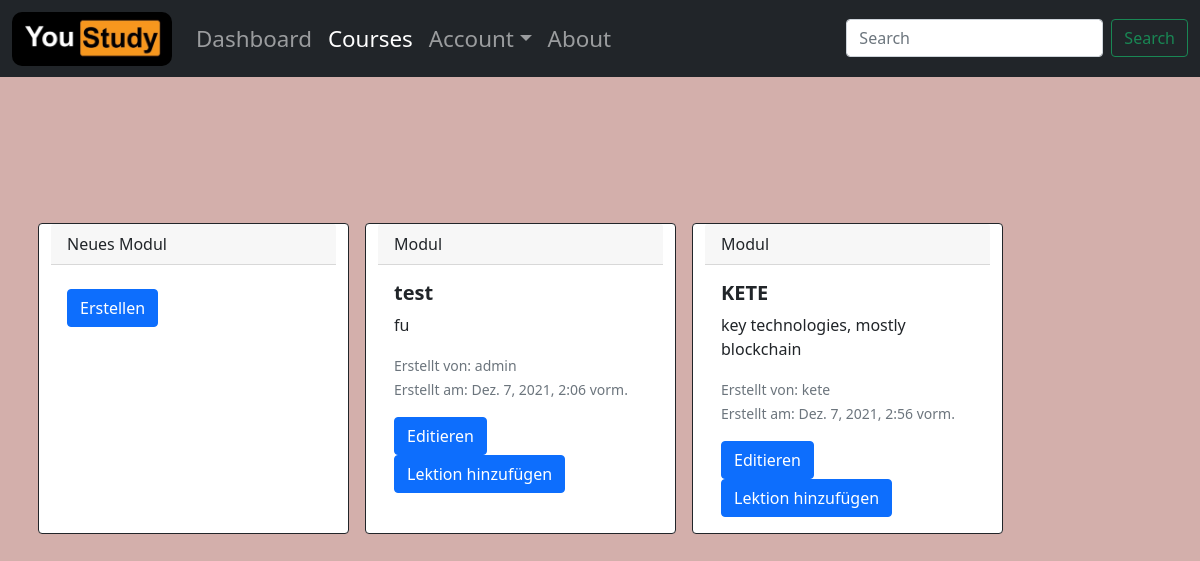
The page /courses/ (signed in) on the database as committed earlier.
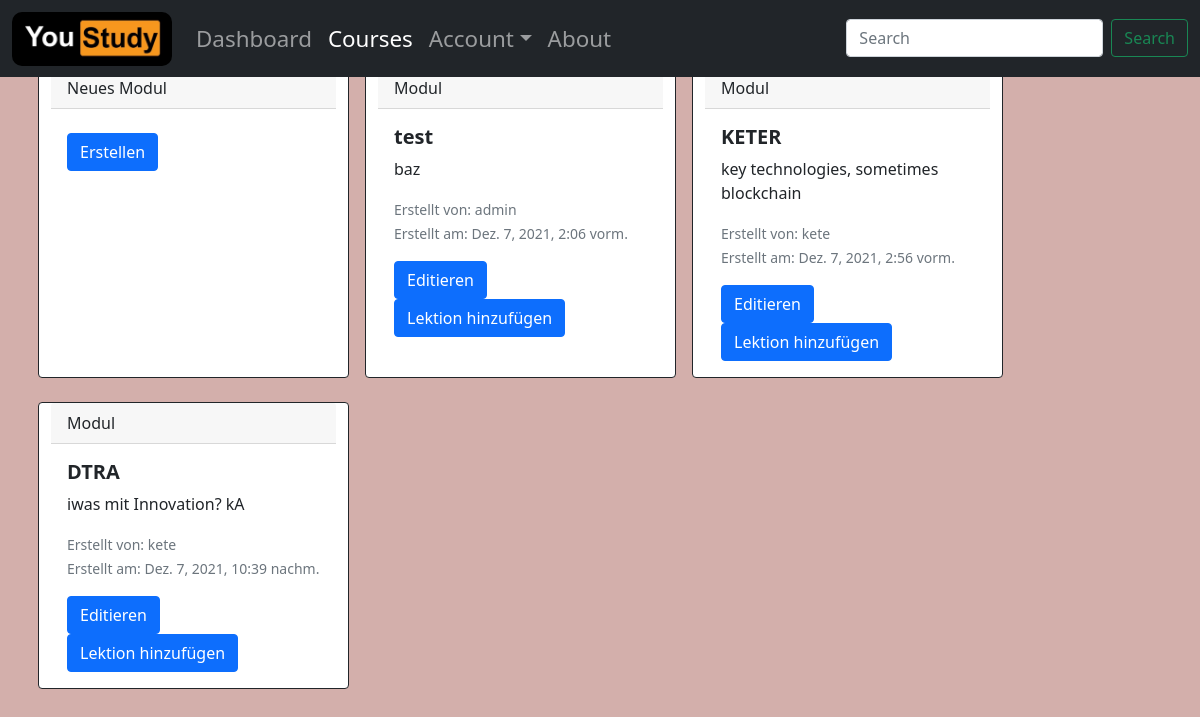
The same page on the database as committed later.
### course/models.py (models this page shows)
class Course(models.Model):
    name = models.CharField(max_length=256, unique=True)
    description = models.TextField(null=True, blank=True, max_length=2048, verbose_name="Beschreibung")
    tags = TaggableManager(blank=True)
    date_created = models.DateTimeField(auto_now_add=True, verbose_name="Erstellt am")
    date_modified = models.DateTimeField(auto_now_add=True, verbose_name="Angepasst am")
    created_by = models.ForeignKey(Profile, on_delete=models.DO_NOTHING, related_name="course_created_by", verbose_name="erstellt von")
    responsible_teachers = models.ManyToManyField(Profile, through="CourseResponsibleTeachers", related_name="course_responsible_teacher", verbose_name="Verantwortliche Dozenten")
    subscribed_students = models.ManyToManyField(Profile, through="CourseSubscribedStudents", related_name="course_subscribed_students", verbose_name="Eingeschriebene Studenten")

### base/models.py (models this page shows, shortened)
class Profile(models.Model):
    user = models.OneToOneField(User, on_delete=models.CASCADE)
    birth_date = models.DateField(null=True, blank=True)

### course/views.py (the view)
# urls.py: path("", views.courses, name="courses"),
@login_required
def courses(request):
    context = {
        "courses": Course.objects.all(),
        "is_teacher": request.user.groups.filter(name="teachers").exists()
    }
    return render(request=request, template_name="courses.html", context=context)

### course/templates/courses.html (shortened to what this page needs)
{% extends "base/base.html" %}
{% block content %}
  <div class="container pt-1">
    <div class="row row-cols-4 row-cols-md-4">
      {% if is_teacher %}
      <div class="card border-dark mb-3 m-2">
        <div class="card-header">Neues Modul</div>
        <div class="card-body text-dark">
          <a href="{% url 'courses_create' %}" class="btn btn-primary">Erstellen</a>
        </div>
      </div>
      {% endif %}
      {% for course in courses %}
      <div class="card border-dark mb-3 m-2">
        <div class="card-header">
          Modul
        </div>
        <div class="card-body text-dark">
          <h5 class="card-title"><strong>{{ course.name }}</strong></h5>
          <p class="card-text">{{ course.description }}</p>
          <p class="card-text"><small class="text-muted">Erstellt von: {{ course.created_by.user }}<br>Erstellt am: {{ course.date_created }}</small></p>
          {% if is_teacher %}
          <a href="{% url 'courses_update' course_id=course.id  %}" class="btn btn-primary">Editieren</a>
          <a href="{% url 'lessons_create' course_id=course.id  %}" class="btn btn-primary">Lektion hinzufügen</a>
          {% else %}<a href="#" class="btn btn-primary mt-1">Abonnieren</a>{% endif %}
        </div>
      </div>
    {% endfor %}
    </div>
  </div>
{% endblock %}

### base/templates/base/base.html (shortened to what this page needs)
<!DOCTYPE html>
<html lang="de">
  <head>
    {% load static %}
    <link href="https://cdn.jsdelivr.net/npm/bootstrap@5.0.2/dist/css/bootstrap.min.css" rel="stylesheet">
    <link rel="stylesheet" href="{% static 'stylesheets/site.css' %}">
  </head>
  <body>
  {% include 'base/navigation.html' %}
  {% block content %}
  {% endblock %}
  </body>
</html>

### base/templates/base/navigation.html (shortened to what this page needs)
{% load static %}
<nav class="navbar navbar-expand-lg fixed-top navbar-dark bg-dark" aria-label="Main navigation" style="padding-bottom: 2px; padding-top: 2px;">
  <div class="container-fluid">
    <a class="navbar-brand" href="{% url 'dashboard' %}"><img class="mb-1 ketehs21-logo-medium" src="{% static 'images/logo_medium.jpg' %}" alt="Logo goes here" style="width: 160px; height: auto;"></a>
    {% with request.resolver_match.view_name as view_name %}
    <div class="navbar-collapse offcanvas-collapse" id="navbarsExampleDefault">
      <ul class="navbar-nav me-auto mb-1 mb-lg-0">
        <li class="nav-item">
          <a class="nav-link {% if view_name == 'dashboard' %}active{% endif %}" aria-current="page" href="{% url 'dashboard' %}">Dashboard</a>
        </li>
        <li class="nav-item">
          <a class="nav-link {% if view_name == 'courses' %}active{% endif %}" aria-current="page" href="{% url 'courses' %}">Courses</a>
        </li>
        <li class="nav-item dropdown">
          <a class="nav-link dropdown-toggle {% if view_name in 'settings' %}active{% endif %}" href="{% url 'settings' %}" id="dropdown01" data-bs-toggle="dropdown" aria-expanded="false">Account</a>
        </li>
        <li class="nav-item">
          <a class="nav-link" href="{% url 'about' %}">About</a>
        </li>
      </ul>
      <form class="d-flex">
        <input class="form-control me-2" type="search" placeholder="Search" aria-label="Search">
        <button class="btn btn-outline-success" type="submit">Search</button>
      </form>
    </div>
    {% endwith %}
  </div>
</nav>

### static/stylesheets/site.css (style rules this page uses)
html, body { height: 100%; }
body { display: flex; align-items: center; padding-bottom: 40px; background-color: #d3afab; }
.nav-item, li { font-size: 1.4em; }
.ketehs21-logo-medium { object-fit: contain; margin: 5px 0; border-radius: 10px; }
.card { box-sizing: content-box; }

Rows that differ between the two databases and show on the page:
changed Course "test": description "fu" → "baz"
changed Course: name "KETE" → "KETER"; description "key technologies, mostly blockchain" → "key technologies, sometimes blockchain"
added Course: name "DTRA", description "iwas mit Innovation? kA", created_by.user "kete", date_created "Dez. 7, 2021, 10:39 nachm."
